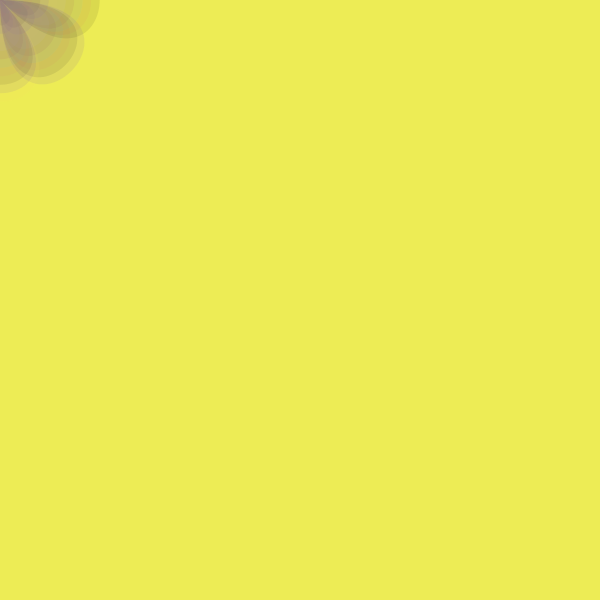
Frame 1 (no input)
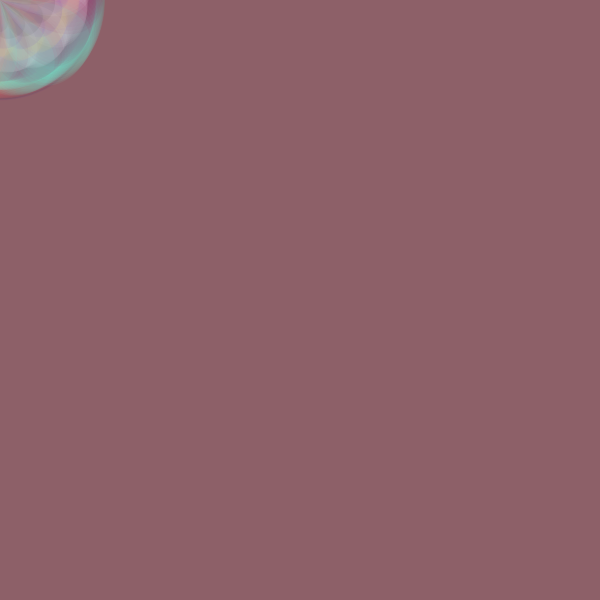
Frame 60 (the mouse pressed at the canvas centre just before this capture)
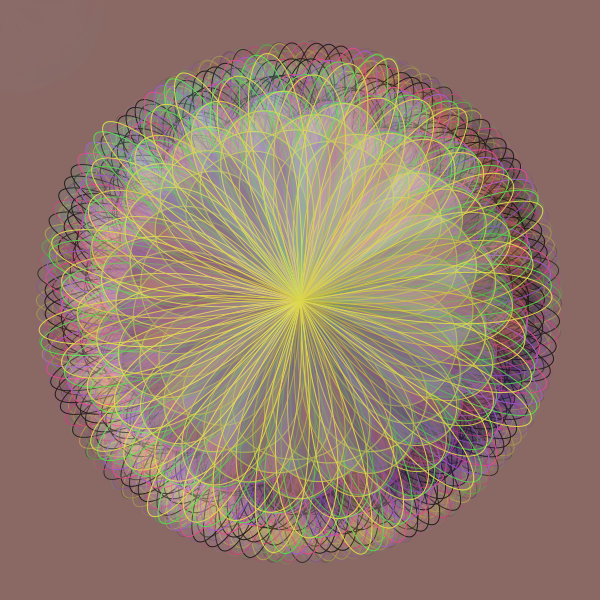
Frame 120 (the mouse held since frame 60 and released just before this capture)

The Processing sketch that drew these frames (run headless with seeded random() and noise(); from frame 60 on, the mouse is pressed at the canvas centre):

// Processing sketch: processing_140464
// ── processing_140464.pde

/*Laiane Merino Vignoto
Arquitetura e Urbanismo (s53)
Psycho
fev/2014*/

/*Este trabalho estÃ¡ licenciado sob uma LicenÃ§a Creative Commons AtribuiÃ§Ã£o  4.0 Internacional. Para ver uma cÃ³pia desta licenÃ§a, visite http://creativecommons.org/licenses/by/4.0/deed.pt.*/

float gira;

color[] palette=
{
  #ffffff, #000000, #DBD74B, #4BDB4C, #A34BDB, #F2368E
};
color[] palettex= 
{
#98255B,#4D1AC6,#60FADF,#FAD660,#FA7A60,#ffffff,#000000
};


void setup() 
{
  size(600, 600);
  background(241, 245, 77);
}

void draw() 
{ 
  fill(0, 5);
  float r = random(1, 6);
  noStroke();
  fill(palette[int(r)], 14);


  rect(0, 0, width, height);
  if (mouseX!=0)
    stroke(palette[int(r)]);
  psycho(mouseX, mouseY); 

  gira+= 0.03;
}

void psycho(int x, int y)


{ 

  float r = random(1, 6);
  pushMatrix();

  translate(mouseX, mouseY);
  for (int i = 0; i < 200; i += 2)
  {
    rotate(radians(45+gira)); 
    fill(palettex[i%7],20);   
    bezier(0, 0, x, i, i, y, 0, 0);
  }
  popMatrix();
}
